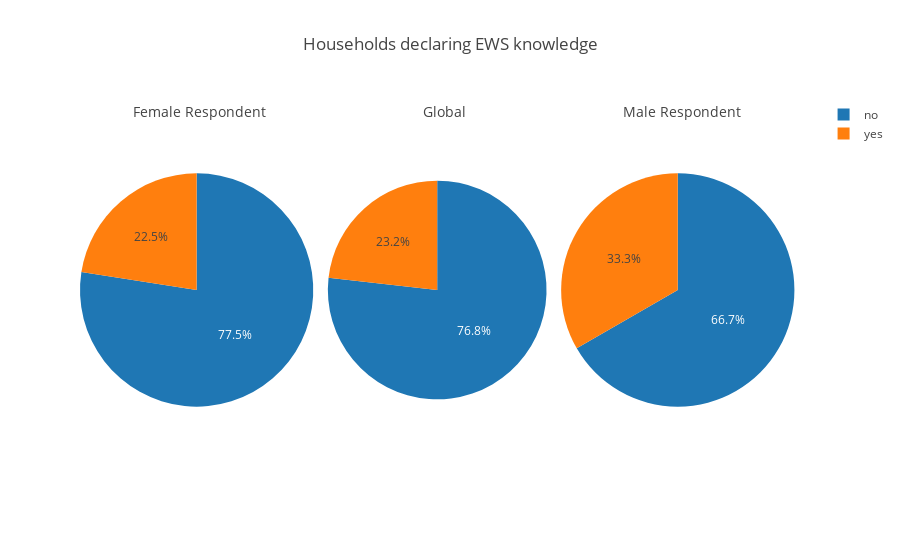

Notebook source saved alongside this figure:
### Markdown cell above
#### EWS awareness

### Code cell
create_graphs_respondent(lambda x: x.groupby('ews_knowledge').size(),
                         lambda x: x.values,
                         lambda x: x.index.values,
                         lambda x: x.sum(),
                         "Households declaring EWS knowledge")

### Figure 1 — Plotly figure (JSON) as saved in the notebook; plotly's stock layout.template omitted (floating-point values rounded to 4 significant figures)
{"data": [{"domain": {"x": [0, 0.32]}, "labels": ["no", "yes"], "sort": false, "type": "pie", "values": [275, 80]}, {"domain": {"x": [0.34, 0.64]}, "labels": ["no", "yes"], "sort": false, "type": "pie", "values": [291, 88]}, {"domain": {"x": [0.66, 0.98]}, "labels": ["no", "yes"], "sort": false, "type": "pie", "values": [16, 8]}], "layout": {"annotations": [{"font": {"size": 14}, "showarrow": false, "text": "Female Respondent", "x": 0.07, "y": 1}, {"font": {"size": 14}, "showarrow": false, "text": "Global", "x": 0.5, "y": 1}, {"font": {"size": 14}, "showarrow": false, "text": "Male Respondent", "x": 0.91, "y": 1}], "title": "Households declaring EWS knowledge"}}
